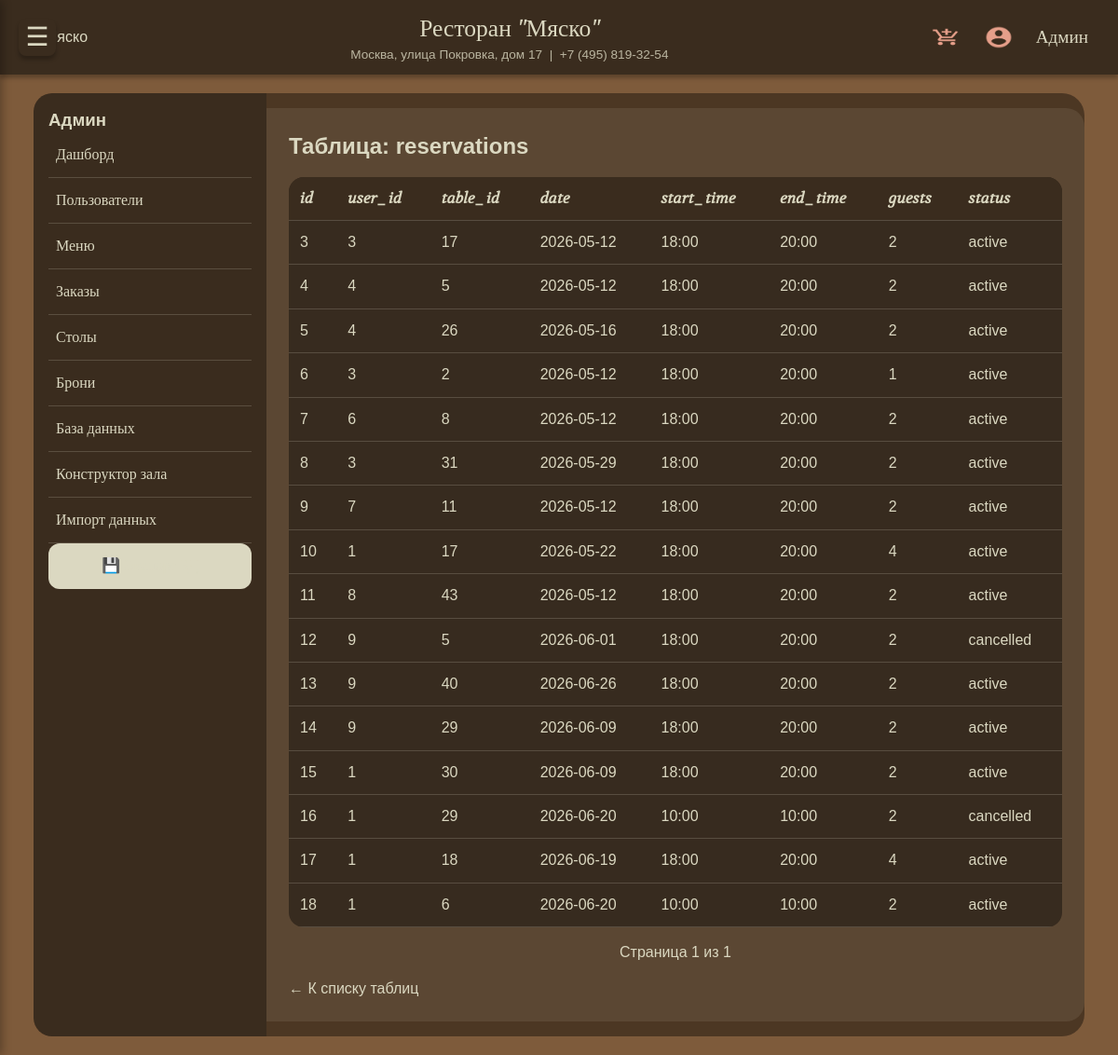
Page /admin/database/table/reservations (signed in) on the earlier database version.
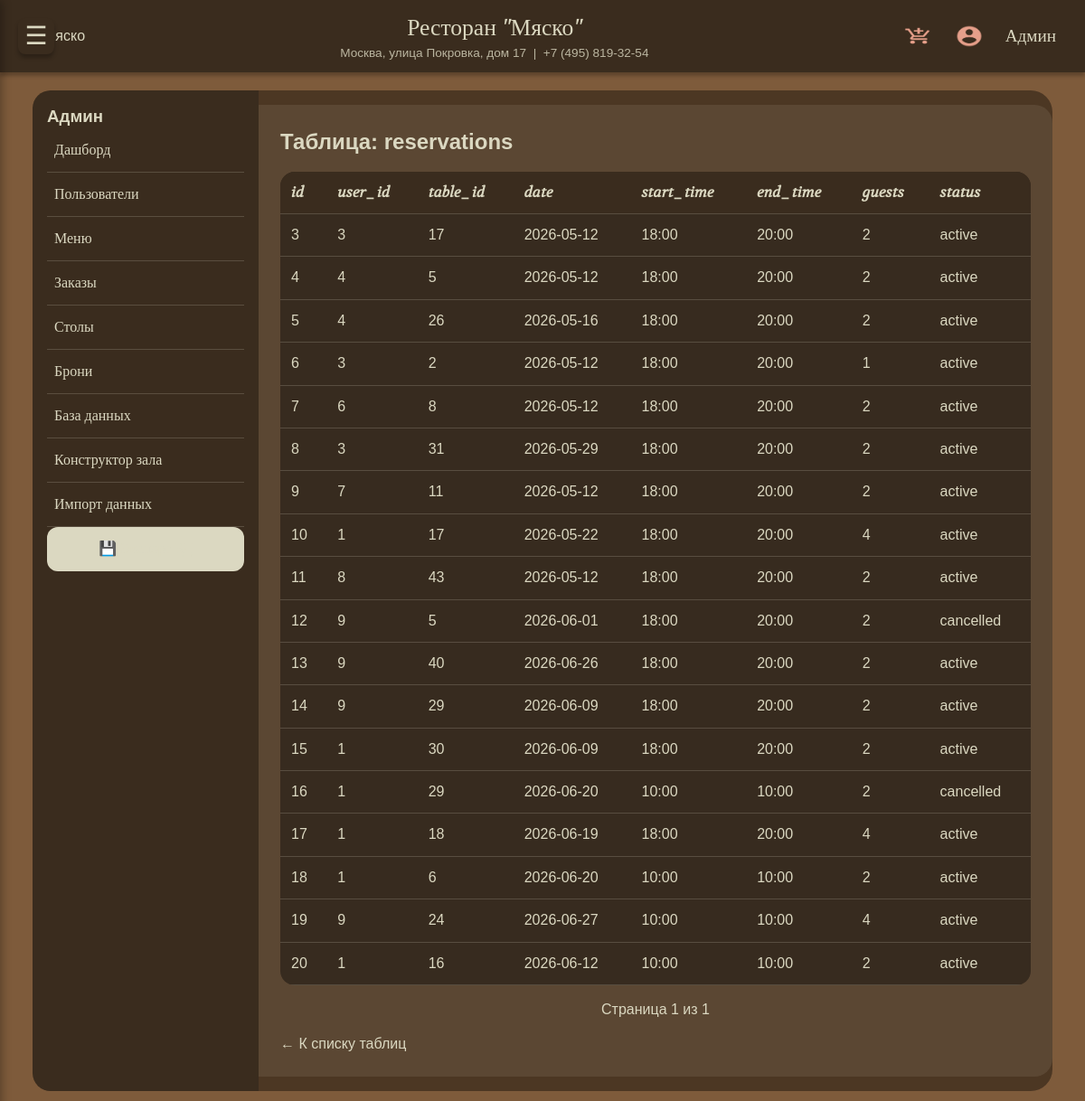
Same page on the later database version.
### tables this page shows
CREATE TABLE reservations (
                id INTEGER PRIMARY KEY AUTOINCREMENT,
                user_id INTEGER,
                table_id INTEGER,
                date TEXT NOT NULL,
                start_time TEXT NOT NULL,
                end_time TEXT NOT NULL,
                guests INTEGER NOT NULL,
                status TEXT DEFAULT 'active',
                FOREIGN KEY (user_id) REFERENCES users(id),
                FOREIGN KEY (table_id) REFERENCES tables(id)
            );

### routers.py (the view)
@app.route('/admin/database/table/<table_name>')
@role_required('admin')
def admin_view_table(table_name):
    page = request.args.get('page', 1, type=int)
    per_page = 50
    offset = (page - 1) * per_page
    with get_db() as conn:
        allowed_tables = [t['name'] for t in conn.execute(
            "SELECT name FROM sqlite_master WHERE type='table' AND name NOT LIKE 'sqlite_%'"
        ).fetchall()]
        if table_name not in allowed_tables:
            flash('Таблица не найдена', 'error')
            return redirect(url_for('admin_database'))
        columns = [col[1] for col in conn.execute(f"PRAGMA table_info({table_name})").fetchall()]
        rows = conn.execute(f"SELECT * FROM {table_name} LIMIT ? OFFSET ?", (per_page, offset)).fetchall()
        total = conn.execute(f"SELECT COUNT(*) FROM {table_name}").fetchone()[0]
    return render_template('admin_table_view.html', table_name=table_name, columns=columns, rows=rows,
                           page=page, total=total, per_page=per_page)

### models.py (called while the page is built)
def get_db():
    conn = sqlite3.connect(DATABASE)
    conn.row_factory = sqlite3.Row
    conn.execute("PRAGMA foreign_keys = ON")
    return conn

    @staticmethod
    def get(user_id):
        with get_db() as conn:
            row = conn.execute("SELECT * FROM users WHERE id=?", (user_id,)).fetchone()
        return User(row) if row else None

### routers.py (called while the page is built)
@app.context_processor
def inject_csrf():
    from flask_wtf.csrf import generate_csrf
    return dict(csrf_token=generate_csrf, csrf_token_value=generate_csrf())

@login_manager.user_loader
def load_user(user_id):
    return User.get(user_id)

def role_required(*roles):
    def decorator(f):
        @wraps(f)
        @login_required
        def decorated_function(*args, **kwargs):
            if current_user.role not in roles:
                flash('Недостаточно прав', 'error')
                return redirect(url_for('index'))
            return f(*args, **kwargs)
        return decorated_function
    return decorator

@app.before_request
def make_user_available():
    g.user = current_user if current_user.is_authenticated else None

### app/templates/admin_table_view.html (shortened to what this page needs)
{% extends "admin_base.html" %}
{% block admin_content %}
<h2>Таблица: {{ table_name }}</h2>
<div class="table-responsive">
    <table class="admin-table">
        <thead><tr>{% for col in columns %}<th>{{ col }}</th>{% endfor %}</tr></thead>
        <tbody>{% for row in rows %}<tr>{% for col in columns %}<td>{{ row[col] }}</td>{% endfor %}</tr>{% endfor %}</tbody>
    </table>
</div>
<div class="pagination">
    Страница {{ page }} из {{ (total / per_page)|round(0, 'ceil')|int }}
</div>
<a href="{{ url_for('admin_database') }}" class="btn-secondary">← К списку таблиц</a>
{% endblock %}

Differences in the rows shown:
added reservations: id "19" "9" "24" "2026-06-27" "10:00" "10:00" "4" "active"
added reservations: id "20" "1" "16" "2026-06-12" "10:00" "10:00" "2" "active"
